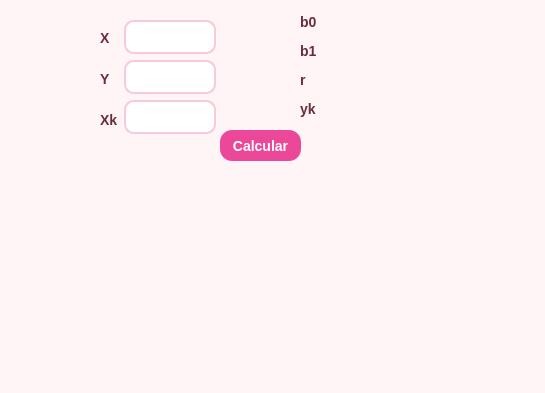
<?xml version="1.0" encoding="UTF-8"?>
<ui version="4.0">
 <class>Dialog</class>
 <widget class="QDialog" name="Dialog">
  <property name="geometry">
   <rect>
    <x>0</x>
    <y>0</y>
    <width>545</width>
    <height>393</height>
   </rect>
  </property>
  <property name="windowTitle">
   <string>Dialog</string>
  </property>
  <property name="styleSheet">
   <string notr="true">QDialog {
    background-color: #fff5f7;
    font-family: &quot;Segoe UI&quot;, Arial, sans-serif;
}

/* Etiquetas */
QLabel {
    color: #6b2d3a;
    font-size: 14px;
    font-weight: 500;
}

/* Campos de texto */
QLineEdit {
    background-color: #ffffff;
    border: 2px solid #f8c8dc;
    border-radius: 10px;
    padding: 6px 10px;
    font-size: 14px;
    color: #4a1f2b;
}

QLineEdit:focus {
    border: 2px solid #ec4899;
    background-color: #fff0f5;
}

/* Botón */
QPushButton {
    background-color: #ec4899;
    color: white;
    border-radius: 12px;
    padding: 8px;
    font-size: 14px;
    font-weight: bold;
}

QPushButton:hover {
    background-color: #db2777;
}

QPushButton:pressed {
    background-color: #be185d;
}

/* Resultado (label especial) */
#labelResultado {
    font-size: 16px;
    font-weight: bold;
    color: #be185d;
}</string>
  </property>
  <widget class="QPushButton" name="btnCalcular">
   <property name="geometry">
    <rect>
     <x>220</x>
     <y>130</y>
     <width>81</width>
     <height>31</height>
    </rect>
   </property>
   <property name="text">
    <string>Calcular</string>
   </property>
  </widget>
  <widget class="QWidget" name="layoutWidget">
   <property name="geometry">
    <rect>
     <x>100</x>
     <y>20</y>
     <width>116</width>
     <height>117</height>
    </rect>
   </property>
   <layout class="QHBoxLayout" name="horizontalLayout">
    <item>
     <layout class="QVBoxLayout" name="verticalLayout">
      <item>
       <widget class="QLabel" name="lblX">
        <property name="text">
         <string>X</string>
        </property>
       </widget>
      </item>
      <item>
       <widget class="QLabel" name="lblY">
        <property name="text">
         <string>Y</string>
        </property>
       </widget>
      </item>
      <item>
       <widget class="QLabel" name="lblXk">
        <property name="text">
         <string>Xk</string>
        </property>
       </widget>
      </item>
     </layout>
    </item>
    <item>
     <layout class="QVBoxLayout" name="verticalLayout_2">
      <item>
       <widget class="QLineEdit" name="inputX"/>
      </item>
      <item>
       <widget class="QLineEdit" name="inputY"/>
      </item>
      <item>
       <widget class="QLineEdit" name="inputXk"/>
      </item>
     </layout>
    </item>
   </layout>
  </widget>
  <widget class="QWidget" name="layoutWidget">
   <property name="geometry">
    <rect>
     <x>300</x>
     <y>10</y>
     <width>111</width>
     <height>110</height>
    </rect>
   </property>
   <layout class="QVBoxLayout" name="verticalLayout_3">
    <item>
     <widget class="QLabel" name="lblB0">
      <property name="text">
       <string>b0</string>
      </property>
     </widget>
    </item>
    <item>
     <widget class="QLabel" name="lblB1">
      <property name="text">
       <string>b1</string>
      </property>
     </widget>
    </item>
    <item>
     <widget class="QLabel" name="lblR">
      <property name="text">
       <string>r</string>
      </property>
     </widget>
    </item>
    <item>
     <widget class="QLabel" name="lblYk">
      <property name="text">
       <string>yk</string>
      </property>
     </widget>
    </item>
   </layout>
  </widget>
 </widget>
 <resources/>
 <connections/>
</ui>
